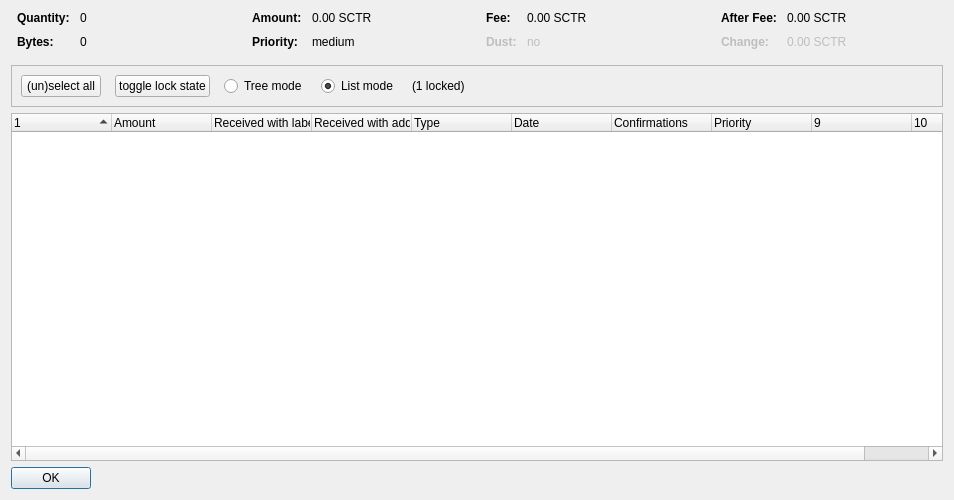
<?xml version="1.0" encoding="UTF-8"?>
<ui version="4.0">
 <class>CoinControlDialog</class>
 <widget class="QDialog" name="CoinControlDialog">
  <property name="geometry">
   <rect>
    <x>0</x>
    <y>0</y>
    <width>954</width>
    <height>500</height>
   </rect>
  </property>
  <property name="windowTitle">
   <string>Coin Selection</string>
  </property>
  <layout class="QVBoxLayout" name="verticalLayout">
   <item>
    <layout class="QHBoxLayout" name="horizontalLayoutTop" stretch="0,0,0,0">
     <property name="topMargin">
      <number>0</number>
     </property>
     <property name="bottomMargin">
      <number>10</number>
     </property>
     <item>
      <layout class="QFormLayout" name="formLayoutCoinControl1">
       <property name="horizontalSpacing">
        <number>10</number>
       </property>
       <property name="verticalSpacing">
        <number>10</number>
       </property>
       <property name="leftMargin">
        <number>6</number>
       </property>
       <property name="rightMargin">
        <number>6</number>
       </property>
       <item row="0" column="0">
        <widget class="QLabel" name="labelCoinControlQuantityText">
         <property name="font">
          <font>
           <weight>75</weight>
           <bold>true</bold>
          </font>
         </property>
         <property name="text">
          <string>Quantity:</string>
         </property>
        </widget>
       </item>
       <item row="0" column="1">
        <widget class="QLabel" name="labelCoinControlQuantity">
         <property name="cursor">
          <cursorShape>IBeamCursor</cursorShape>
         </property>
         <property name="contextMenuPolicy">
          <enum>Qt::ActionsContextMenu</enum>
         </property>
         <property name="text">
          <string notr="true">0</string>
         </property>
         <property name="textInteractionFlags">
          <set>Qt::LinksAccessibleByMouse|Qt::TextSelectableByKeyboard|Qt::TextSelectableByMouse</set>
         </property>
        </widget>
       </item>
       <item row="1" column="0">
        <widget class="QLabel" name="labelCoinControlBytesText">
         <property name="font">
          <font>
           <weight>75</weight>
           <bold>true</bold>
          </font>
         </property>
         <property name="text">
          <string>Bytes:</string>
         </property>
        </widget>
       </item>
       <item row="1" column="1">
        <widget class="QLabel" name="labelCoinControlBytes">
         <property name="cursor">
          <cursorShape>IBeamCursor</cursorShape>
         </property>
         <property name="contextMenuPolicy">
          <enum>Qt::ActionsContextMenu</enum>
         </property>
         <property name="text">
          <string notr="true">0</string>
         </property>
         <property name="textInteractionFlags">
          <set>Qt::LinksAccessibleByMouse|Qt::TextSelectableByKeyboard|Qt::TextSelectableByMouse</set>
         </property>
        </widget>
       </item>
      </layout>
     </item>
     <item>
      <layout class="QFormLayout" name="formLayoutCoinControl2">
       <property name="horizontalSpacing">
        <number>10</number>
       </property>
       <property name="verticalSpacing">
        <number>10</number>
       </property>
       <property name="leftMargin">
        <number>6</number>
       </property>
       <property name="rightMargin">
        <number>6</number>
       </property>
       <item row="0" column="0">
        <widget class="QLabel" name="labelCoinControlAmountText">
         <property name="font">
          <font>
           <weight>75</weight>
           <bold>true</bold>
          </font>
         </property>
         <property name="text">
          <string>Amount:</string>
         </property>
        </widget>
       </item>
       <item row="0" column="1">
        <widget class="QLabel" name="labelCoinControlAmount">
         <property name="cursor">
          <cursorShape>IBeamCursor</cursorShape>
         </property>
         <property name="contextMenuPolicy">
          <enum>Qt::ActionsContextMenu</enum>
         </property>
         <property name="text">
          <string notr="true">0.00 SCTR</string>
         </property>
         <property name="textInteractionFlags">
          <set>Qt::LinksAccessibleByMouse|Qt::TextSelectableByKeyboard|Qt::TextSelectableByMouse</set>
         </property>
        </widget>
       </item>
       <item row="1" column="0">
        <widget class="QLabel" name="labelCoinControlPriorityText">
         <property name="font">
          <font>
           <weight>75</weight>
           <bold>true</bold>
          </font>
         </property>
         <property name="text">
          <string>Priority:</string>
         </property>
        </widget>
       </item>
       <item row="1" column="1">
        <widget class="QLabel" name="labelCoinControlPriority">
         <property name="cursor">
          <cursorShape>IBeamCursor</cursorShape>
         </property>
         <property name="contextMenuPolicy">
          <enum>Qt::ActionsContextMenu</enum>
         </property>
         <property name="text">
          <string>medium</string>
         </property>
         <property name="textInteractionFlags">
          <set>Qt::LinksAccessibleByMouse|Qt::TextSelectableByKeyboard|Qt::TextSelectableByMouse</set>
         </property>
        </widget>
       </item>
      </layout>
     </item>
     <item>
      <layout class="QFormLayout" name="formLayoutCoinControl3">
       <property name="horizontalSpacing">
        <number>10</number>
       </property>
       <property name="verticalSpacing">
        <number>10</number>
       </property>
       <property name="leftMargin">
        <number>6</number>
       </property>
       <property name="rightMargin">
        <number>6</number>
       </property>
       <item row="0" column="0">
        <widget class="QLabel" name="labelCoinControlFeeText">
         <property name="font">
          <font>
           <weight>75</weight>
           <bold>true</bold>
          </font>
         </property>
         <property name="text">
          <string>Fee:</string>
         </property>
        </widget>
       </item>
       <item row="0" column="1">
        <widget class="QLabel" name="labelCoinControlFee">
         <property name="cursor">
          <cursorShape>IBeamCursor</cursorShape>
         </property>
         <property name="contextMenuPolicy">
          <enum>Qt::ActionsContextMenu</enum>
         </property>
         <property name="text">
          <string notr="true">0.00 SCTR</string>
         </property>
         <property name="textInteractionFlags">
          <set>Qt::LinksAccessibleByMouse|Qt::TextSelectableByKeyboard|Qt::TextSelectableByMouse</set>
         </property>
        </widget>
       </item>
       <item row="1" column="0">
        <widget class="QLabel" name="labelCoinControlLowOutputText">
         <property name="enabled">
          <bool>false</bool>
         </property>
         <property name="font">
          <font>
           <weight>75</weight>
           <bold>true</bold>
          </font>
         </property>
         <property name="text">
          <string>Dust:</string>
         </property>
        </widget>
       </item>
       <item row="1" column="1">
        <widget class="QLabel" name="labelCoinControlLowOutput">
         <property name="enabled">
          <bool>false</bool>
         </property>
         <property name="cursor">
          <cursorShape>IBeamCursor</cursorShape>
         </property>
         <property name="contextMenuPolicy">
          <enum>Qt::ActionsContextMenu</enum>
         </property>
         <property name="text">
          <string>no</string>
         </property>
         <property name="textInteractionFlags">
          <set>Qt::LinksAccessibleByMouse|Qt::TextSelectableByKeyboard|Qt::TextSelectableByMouse</set>
         </property>
        </widget>
       </item>
      </layout>
     </item>
     <item>
      <layout class="QFormLayout" name="formLayoutCoinControl4">
       <property name="horizontalSpacing">
        <number>10</number>
       </property>
       <property name="verticalSpacing">
        <number>10</number>
       </property>
       <property name="leftMargin">
        <number>6</number>
       </property>
       <property name="rightMargin">
        <number>6</number>
       </property>
       <item row="0" column="0">
        <widget class="QLabel" name="labelCoinControlAfterFeeText">
         <property name="font">
          <font>
           <weight>75</weight>
           <bold>true</bold>
          </font>
         </property>
         <property name="text">
          <string>After Fee:</string>
         </property>
        </widget>
       </item>
       <item row="0" column="1">
        <widget class="QLabel" name="labelCoinControlAfterFee">
         <property name="cursor">
          <cursorShape>IBeamCursor</cursorShape>
         </property>
         <property name="contextMenuPolicy">
          <enum>Qt::ActionsContextMenu</enum>
         </property>
         <property name="text">
          <string notr="true">0.00 SCTR</string>
         </property>
         <property name="textInteractionFlags">
          <set>Qt::LinksAccessibleByMouse|Qt::TextSelectableByKeyboard|Qt::TextSelectableByMouse</set>
         </property>
        </widget>
       </item>
       <item row="1" column="0">
        <widget class="QLabel" name="labelCoinControlChangeText">
         <property name="enabled">
          <bool>false</bool>
         </property>
         <property name="font">
          <font>
           <weight>75</weight>
           <bold>true</bold>
          </font>
         </property>
         <property name="text">
          <string>Change:</string>
         </property>
        </widget>
       </item>
       <item row="1" column="1">
        <widget class="QLabel" name="labelCoinControlChange">
         <property name="enabled">
          <bool>false</bool>
         </property>
         <property name="cursor">
          <cursorShape>IBeamCursor</cursorShape>
         </property>
         <property name="contextMenuPolicy">
          <enum>Qt::ActionsContextMenu</enum>
         </property>
         <property name="text">
          <string notr="true">0.00 SCTR</string>
         </property>
         <property name="textInteractionFlags">
          <set>Qt::LinksAccessibleByMouse|Qt::TextSelectableByKeyboard|Qt::TextSelectableByMouse</set>
         </property>
        </widget>
       </item>
      </layout>
     </item>
    </layout>
   </item>
   <item>
    <widget class="QFrame" name="frame">
     <property name="minimumSize">
      <size>
       <width>0</width>
       <height>40</height>
      </size>
     </property>
     <property name="frameShape">
      <enum>QFrame::StyledPanel</enum>
     </property>
     <property name="frameShadow">
      <enum>QFrame::Sunken</enum>
     </property>
     <layout class="QHBoxLayout" name="horizontalLayout">
      <item>
       <layout class="QHBoxLayout" name="horizontalLayoutPanel" stretch="0,0,0,0,0,0">
        <property name="spacing">
         <number>14</number>
        </property>
        <item>
         <widget class="QPushButton" name="pushButtonSelectAll">
          <property name="sizePolicy">
           <sizepolicy hsizetype="Maximum" vsizetype="Fixed">
            <horstretch>0</horstretch>
            <verstretch>0</verstretch>
           </sizepolicy>
          </property>
          <property name="text">
           <string>(un)select all</string>
          </property>
          <property name="autoDefault">
           <bool>false</bool>
          </property>
         </widget>
        </item>
        <item>
         <widget class="QPushButton" name="pushButtonToggleLock">
          <property name="sizePolicy">
           <sizepolicy hsizetype="Maximum" vsizetype="Fixed">
            <horstretch>0</horstretch>
            <verstretch>0</verstretch>
           </sizepolicy>
          </property>
          <property name="text">
           <string>toggle lock state</string>
          </property>
          <property name="autoDefault">
           <bool>false</bool>
          </property>
         </widget>
        </item>
        <item>
         <widget class="QRadioButton" name="radioTreeMode">
          <property name="sizePolicy">
           <sizepolicy hsizetype="Maximum" vsizetype="Fixed">
            <horstretch>0</horstretch>
            <verstretch>0</verstretch>
           </sizepolicy>
          </property>
          <property name="text">
           <string>Tree mode</string>
          </property>
         </widget>
        </item>
        <item>
         <widget class="QRadioButton" name="radioListMode">
          <property name="sizePolicy">
           <sizepolicy hsizetype="Maximum" vsizetype="Fixed">
            <horstretch>0</horstretch>
            <verstretch>0</verstretch>
           </sizepolicy>
          </property>
          <property name="text">
           <string>List mode</string>
          </property>
          <property name="checked">
           <bool>true</bool>
          </property>
         </widget>
        </item>
        <item>
         <widget class="QLabel" name="labelLocked">
          <property name="text">
           <string>(1 locked)</string>
          </property>
         </widget>
        </item>
        <item>
         <spacer name="horizontalSpacer">
          <property name="orientation">
           <enum>Qt::Horizontal</enum>
          </property>
          <property name="sizeHint" stdset="0">
           <size>
            <width>40</width>
            <height>20</height>
           </size>
          </property>
         </spacer>
        </item>
       </layout>
      </item>
     </layout>
    </widget>
   </item>
   <item>
    <widget class="CoinControlTreeWidget" name="treeWidget">
     <property name="contextMenuPolicy">
      <enum>Qt::CustomContextMenu</enum>
     </property>
     <property name="sortingEnabled">
      <bool>false</bool>
     </property>
     <property name="columnCount">
      <number>10</number>
     </property>
     <attribute name="headerShowSortIndicator" stdset="0">
      <bool>true</bool>
     </attribute>
     <attribute name="headerStretchLastSection">
      <bool>false</bool>
     </attribute>
     <column>
      <property name="text">
       <string/>
      </property>
     </column>
     <column>
      <property name="text">
       <string>Amount</string>
      </property>
     </column>
     <column>
      <property name="text">
       <string>Received with label</string>
      </property>
     </column>
     <column>
      <property name="text">
       <string>Received with address</string>
      </property>
     </column>
     <column>
      <property name="text">
       <string>Type</string>
      </property>
     </column>
     <column>
      <property name="text">
       <string>Date</string>
      </property>
     </column>
     <column>
      <property name="text">
       <string>Confirmations</string>
      </property>
      <property name="toolTip">
       <string>Confirmed</string>
      </property>
     </column>
     <column>
      <property name="text">
       <string>Priority</string>
      </property>
     </column>
     <column>
      <property name="text">
       <string/>
      </property>
     </column>
     <column>
      <property name="text">
       <string/>
      </property>
     </column>
    </widget>
   </item>
   <item>
    <widget class="QDialogButtonBox" name="buttonBox">
     <property name="sizePolicy">
      <sizepolicy hsizetype="Maximum" vsizetype="Fixed">
       <horstretch>0</horstretch>
       <verstretch>0</verstretch>
      </sizepolicy>
     </property>
     <property name="orientation">
      <enum>Qt::Horizontal</enum>
     </property>
     <property name="standardButtons">
      <set>QDialogButtonBox::Ok</set>
     </property>
    </widget>
   </item>
  </layout>
 </widget>
 <customwidgets>
  <customwidget>
   <class>CoinControlTreeWidget</class>
   <extends>QTreeWidget</extends>
   <header>coincontroltreewidget.h</header>
  </customwidget>
 </customwidgets>
 <resources/>
 <connections/>
</ui>
